Frame 1 (no input): blank canvas, image omitted
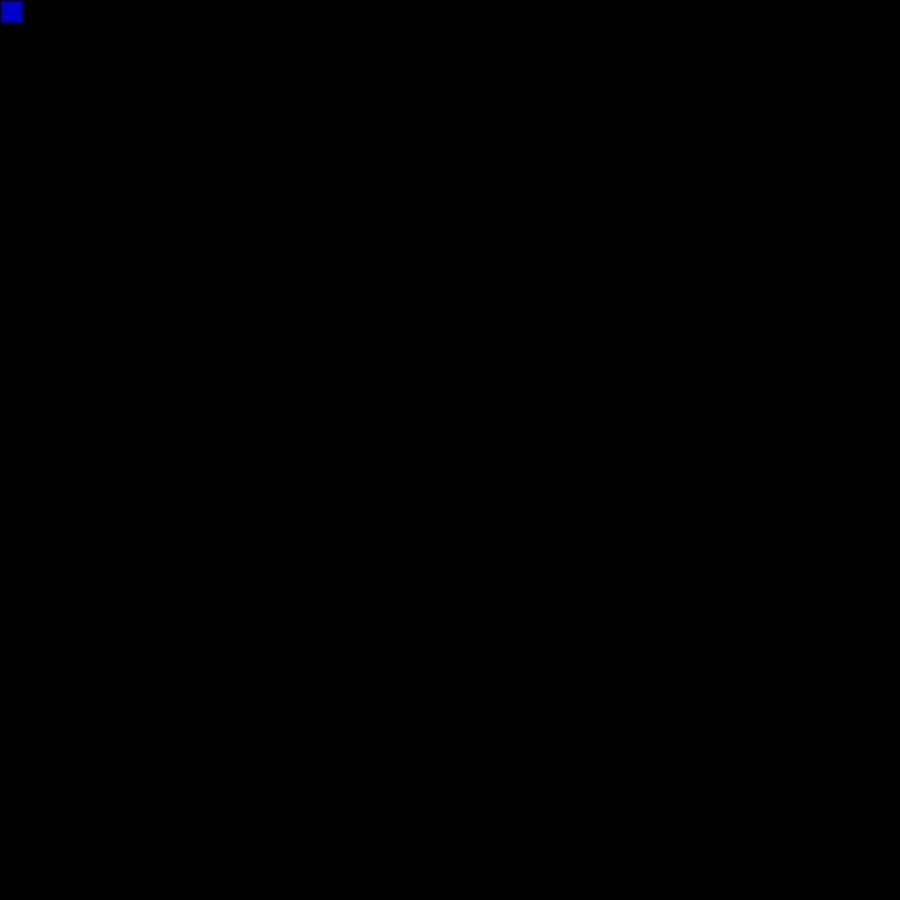
Frame 60 (the mouse pressed at the canvas centre just before this capture)
Frame 120 (the mouse held since frame 60 and released just before this capture): identical to frame 60, image omitted

The Processing sketch that drew this single still picture (run headless with seeded random() and noise(); from frame 60 on, the mouse is pressed at the canvas centre):

// Processing sketch: Skole_Spil__2_
// ── Skole_Spil__2_.pde
int x = 1;
int y = 1;

void setup() {
  smooth();
  size(900,900);
 
}

void draw() {
  background(0);
  player();
  
}

void player() {
  rect(x, y, 20 ,20);
  stroke(0,0,150);
  strokeWeight(2);
  fill(0,0,200);
  
}
 
void keyPressed() {
  if (key == CODED) {
    if (keyCode == UP) {
      y -= 5;
    } else if (keyCode == DOWN) {
      y += 5;
    } else if (keyCode == LEFT) {
      x -= 5;
    } else if (keyCode == RIGHT) {
      x += 5;
    }  
  } 
}
